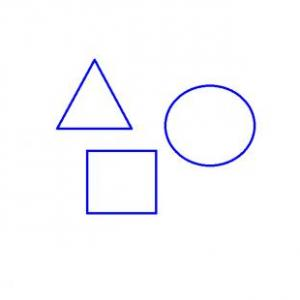
#> input picture 2025-05-04_taller_analisis_figuras_geometricas/python/Figura.jpg, 300 x 300 px, found by its file name
$ jupyter execute figure_geometric.ipynb   (shell and % lines are left out)
#> lines starting #> are read from the running program, lines starting #| are printed output that depends on the picture; after the words box and inside, x2 and y2 are one past the last pixel; in counts of white or black regions, pixels touching at a corner belong together
[cell 1]
# Import necessary libraries
import cv2
import numpy as np
import matplotlib.pyplot as plt
import pandas as pd

def show(title, image, cmap='gray'):
    plt.figure(figsize=(6,6))
    plt.title(title)
    plt.axis('off')
    plt.imshow(image, cmap=cmap)
    plt.show()

# Load and binarize image
image = cv2.imread('figura.jpg')
#> image is the input picture: shape (300, 300, 3); mean B, G, R 252.4, 249.5, 249.4
gray = cv2.cvtColor(image, cv2.COLOR_BGR2GRAY)
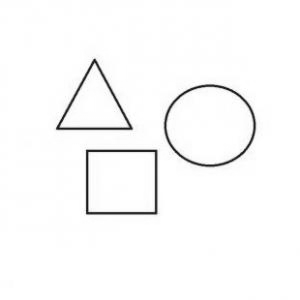
#> gray: shape (300, 300); min 11, max 255, mean 249.8
_, thresh = cv2.threshold(gray, 127, 255, cv2.THRESH_BINARY_INV)
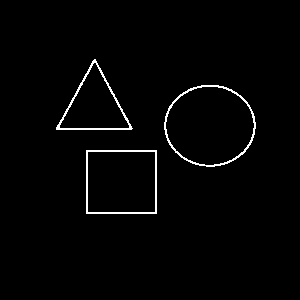
#> thresh: shape (300, 300); 1.8% white in thin lines or dots, all inside (x1, y1, x2, y2) = (56, 59, 256, 214)
show('Binary Image', thresh)

# Find contours
contours, hierarchy = cv2.findContours(thresh.copy(), cv2.RETR_EXTERNAL, cv2.CHAIN_APPROX_SIMPLE)
#> contours = 3 contours; box (x1, y1, x2, y2) and area: (164, 85, 256, 167) 5765, (86, 150, 157, 214) 4410, (56, 59, 133, 130) 2724
mask = np.zeros_like(gray)
cv2.drawContours(mask, contours, -1, 255, 2)
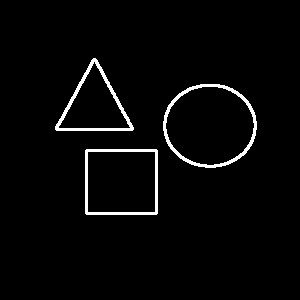
#> mask: shape (300, 300); 2.8% white; 3 white regions, box (x1, y1, x2, y2) and area: (163, 84, 257, 168) 931, (55, 58, 134, 131) 796, (85, 149, 158, 215) 794
show('Detected Contours', mask)

# Analyze contours
output = image.copy()
shape_data = []

for cnt in contours:
    area = cv2.contourArea(cnt)
    peri = cv2.arcLength(cnt, True)
    M = cv2.moments(cnt)
    if M['m00'] != 0:
        cx = int(M['m10']/M['m00'])
        cy = int(M['m01']/M['m00'])
    else:
        cx, cy = 0, 0
    approx = cv2.approxPolyDP(cnt, 0.04 * peri, True)
    vertices = len(approx)
    if vertices == 3:
        shape = 'Triangle'
    elif vertices == 4:
        x, y, w, h = cv2.boundingRect(approx)
        shape = 'Square' if abs(w-h) < 0.1*max(w,h) else 'Rectangle'
    elif vertices > 4:
        shape = 'Approximate Circle'
    else:
        shape = 'Unknown Shape'
    cv2.drawContours(output, [cnt], -1, (0,255,0), 2)
    cv2.circle(output, (cx, cy), 3, (0,0,255), -1)
    shape_data.append([shape, int(area), int(peri), (cx, cy)])
#> this loop made 3 passes
#> (area, peri, cx, cy, approx, vertices, x, y) on pass 1: (4410, 266, 121, 181, [[86, 150], [86, 213], [156, 213], [156, 150]], 4, 86, 150)
#> (area, peri, cx, cy, approx, vertices, shape) on pass 3: (2724, 247.5, 93, 105, [[95, 59], [56, 129], [132, 128]], 3, 'Triangle')
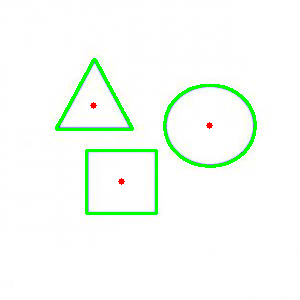
#> output: shape (300, 300, 3); 2.9% of pixels changed, all inside (x1, y1, x2, y2) = (55, 58, 257, 215)
#> after the loop, shape_data = [['Square', 4410, 266, (121, 181)], ['Approximate Circle', 5765, 285, (209, 125)], ['Triangle', 2724, 247, (93, 105)]]

# Create a DataFrame and convert it to an image
df = pd.DataFrame(shape_data, columns=['Shape', 'Area', 'Perimeter', 'Centroid'])
#> df = table of 3 rows and 4 columns
print(df)
#|                 Shape  Area  Perimeter    Centroid
#| 0              Square  4410        266  (121, 181)
#| 1  Approximate Circle  5765        285  (209, 125)
#| 2            Triangle  2724        247   (93, 105)

# Convert the DataFrame to an image
fig, ax = plt.subplots(figsize=(6, 2))
ax.axis('off')
ax.table(cellText=df.values, colLabels=df.columns, cellLoc='center', loc='center')
plt.savefig('table_data.png', bbox_inches='tight', pad_inches=0.1)
plt.close()

# Show the final image with labels
for cnt, data in zip(contours, shape_data):
    shape, area, peri, (cx, cy) = data
    cv2.putText(output, shape, (cx - 20, cy - 20), cv2.FONT_HERSHEY_SIMPLEX, 0.5, (255, 0, 0), 1, cv2.LINE_AA)
#> this loop made 3 passes
#> (shape, area, peri, cx, cy) on passes 2 to 3: ('Approximate Circle', 5765, 285, 209, 125), ('Triangle', 2724, 247, 93, 105)
#> (cnt, shape, area, peri, cx, cy) on pass 1: ([[86, 150], [86, 213], [156, 213], [156, 150]], 'Square', 4410, 266, 121, 181)
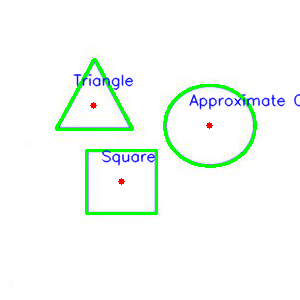
#> output: shape (300, 300, 3); 1.71% of pixels changed, all inside (x1, y1, x2, y2) = (73, 74, 300, 166)

show('Final Analysis', cv2.cvtColor(output, cv2.COLOR_BGR2RGB))
show('Shape Data', plt.imread('table_data.png'))
#> call 4 of show, with title = 'Shape Data', cmap = 'gray'
#> in show (call 4), `plt.show()`:
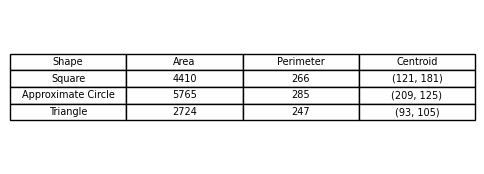
#> shown: shape (174, 484, 4) float32; mean R, G, B, A 0.938, 0.938, 0.938, 1
